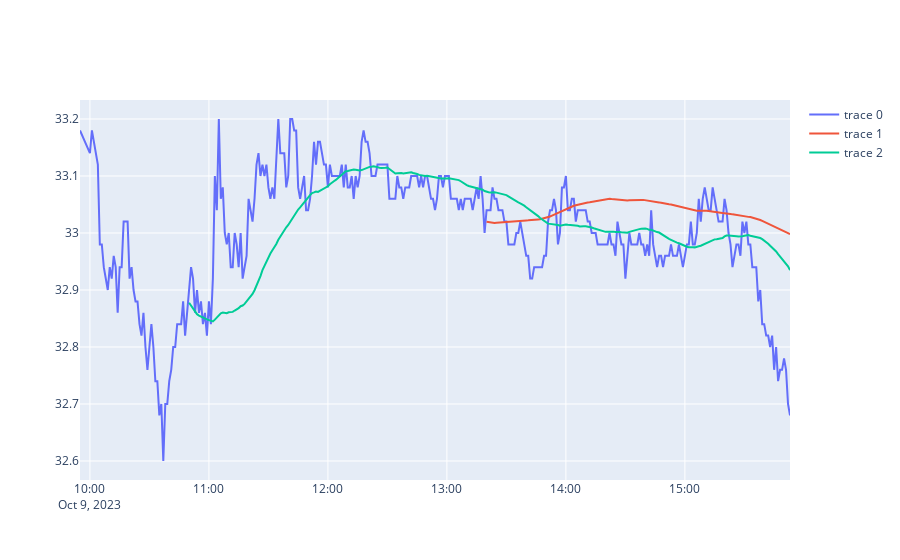

This figure's notebook cell:
### Code cell
fig=go.Figure()
fig.add_trace(
    go.Scatter(x=aapl_minute_closes.index,y=aapl_minute_closes["close"])
)
fig.add_trace(
    go.Scatter(x=sma200.index,y=sma200[0])
)
fig.add_trace(
    go.Scatter(x=sma50.index,y=sma50[0])
)

### Figure 1 — Plotly figure (JSON) as saved in the notebook; plotly's stock layout.template omitted (floating-point values rounded to 4 significant figures; data arrays with more than 128 entries replaced by an {"elided": "..."} marker saying what was removed)
{"data": [{"type": "scatter", "x": {"elided": "353 str values"}, "y": {"elided": "353 float values"}}, {"type": "scatter", "x": {"elided": "353 str values"}, "y": {"elided": "353 float values"}}, {"type": "scatter", "x": {"elided": "353 str values"}, "y": {"elided": "353 float values"}}], "layout": {}}
